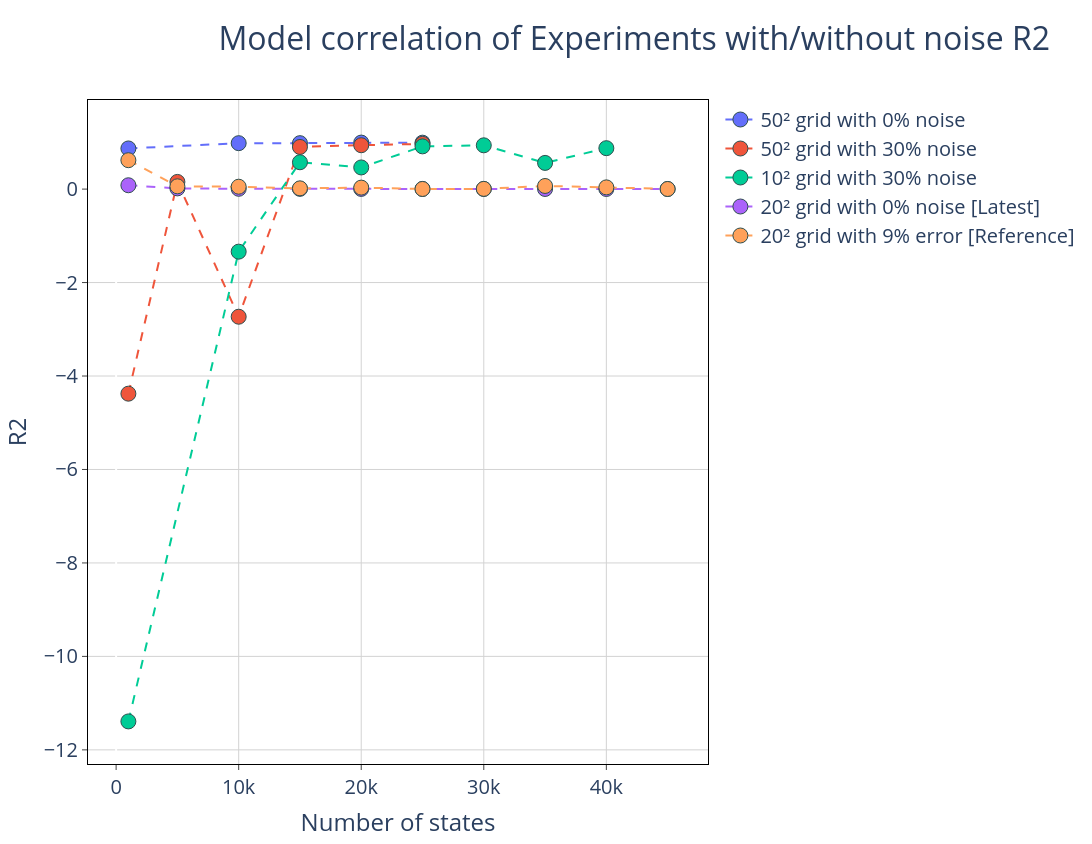

The notebook cell saved with this chart:
### Markdown cell above
## Problems with $R{2}$

### Code cell
# Configuración del subplot
fig = make_subplots(
    rows=1, 
    cols=1, 
     # Actualizado para que coincida con tus datos
)

# Agregar la primera fila (row=1)
fig.add_trace(
    go.Scatter(
        x=df_50_pure['N_states'], 
        y=df_50_pure['R2'], 
        mode='lines+markers', 
        name='50² grid with 0% noise',
        line=dict(dash='dash')
    ),
    row=1, col=1
)

# Agregar la segunda fila (row=2)
fig.add_trace(
    go.Scatter(
        x=df_50_error['N_states'], 
        y=df_50_error['R2'], 
        mode='lines+markers', 
        name='50² grid with 30% noise',
        line=dict(dash='dash')
    ),
    row=1, col=1
)

# Agregar la tercera fila (row=3)
fig.add_trace(
    go.Scatter(
        x=df_10_error['N_states'], 
        y=df_10_error['R2'], 
        mode='lines+markers', 
        name='10² grid with 30% noise',
        line=dict(dash='dash')
    ),
    row=1, col=1
)
#"""
fig.add_trace(go.Scatter(
    x = results_df.loc[results_df['Noise'] == 0.0, 'N_states'],
    y = results_df.loc[results_df['Noise'] == 0.0, 'R2'],
    name="20² grid with 0% noise [Latest]",
    mode='lines+markers',
    line=dict(dash='dash')
))

fig.add_trace(go.Scatter(
    x = results_df.loc[results_df['Noise'] == 9.0, 'N_states'],
    y = results_df.loc[results_df['Noise'] == 9.0, 'R2'],
    name="20² grid with 9% error [Reference]",
    mode='lines+markers',
    line=dict(dash='dash')
))
#"""

fig.update_traces(marker=dict(size=15, line=dict(width=1, color='DarkSlateGrey')))
fig.update_layout(
    height = 844,
    width = 1500,
    font=dict(size=20),
    paper_bgcolor='white',
    plot_bgcolor='white',
    title={
        'text': "Model correlation of Experiments with/without noise R2",
        'font': {'size': 32},
        'x' :0.2
    },
    #title_text="Root Mean Squared Error"
)
fig.update_xaxes(
    mirror=True,
    ticks='outside',
    showline=True,
    linecolor='black',
    gridcolor='lightgrey',
    title_text='Number of states'

)
fig.update_yaxes(
    mirror=True,
    ticks='outside',
    showline=True,
    zeroline=True,
    linecolor='black',
    gridcolor='lightgrey',
    #type='log',
    title_text='R2'
)
fig.show()

### Figure 1 — Plotly figure (JSON) as saved in the notebook; plotly's stock layout.template omitted (floating-point values rounded to 4 significant figures)
{"data": [{"line": {"dash": "dash"}, "marker": {"line": {"color": "DarkSlateGrey", "width": 1}, "size": 15}, "mode": "lines+markers", "name": "50² grid with 0% noise", "type": "scatter", "x": [1000.0, 10000.0, 15000.0, 20000.0, 25000.0], "xaxis": "x", "y": [0.87, 0.9832, 0.9836, 0.9957, 0.9936], "yaxis": "y"}, {"line": {"dash": "dash"}, "marker": {"line": {"color": "DarkSlateGrey", "width": 1}, "size": 15}, "mode": "lines+markers", "name": "50² grid with 30% noise", "type": "scatter", "x": [1000.0, 5000.0, 10000.0, 15000.0, 20000.0, 25000.0], "xaxis": "x", "y": [-4.378, 0.1537, -2.731, 0.9023, 0.9389, 0.9679], "yaxis": "y"}, {"line": {"dash": "dash"}, "marker": {"line": {"color": "DarkSlateGrey", "width": 1}, "size": 15}, "mode": "lines+markers", "name": "10² grid with 30% noise", "type": "scatter", "x": [1000.0, 10000.0, 15000.0, 20000.0, 25000.0, 30000.0, 35000.0, 40000.0], "xaxis": "x", "y": [-11.39, -1.339, 0.5743, 0.4633, 0.9145, 0.9372, 0.561, 0.8763], "yaxis": "y"}, {"line": {"dash": "dash"}, "marker": {"line": {"color": "DarkSlateGrey", "width": 1}, "size": 15}, "mode": "lines+markers", "name": "20² grid with 0% noise [Latest]", "type": "scatter", "x": [1000.0, 5000.0, 10000.0, 15000.0, 20000.0, 25000.0, 30000.0, 35000.0, 40000.0, 45000.0], "y": [0.08247, 0.01512, 0.006576, 0.005322, 0.003639, 0.002705, 0.002699, 0.002918, 0.002343, 0.001652]}, {"line": {"dash": "dash"}, "marker": {"line": {"color": "DarkSlateGrey", "width": 1}, "size": 15}, "mode": "lines+markers", "name": "20² grid with 9% error [Reference]", "type": "scatter", "x": [1000.0, 5000.0, 10000.0, 15000.0, 20000.0, 25000.0, 30000.0, 35000.0, 40000.0, 45000.0], "y": [0.6187, 0.0596, 0.05118, 0.01633, 0.03197, 0.003333, 0.005286, 0.06704, 0.03716, 0.002853]}], "layout": {"font": {"size": 20}, "height": 844, "paper_bgcolor": "white", "plot_bgcolor": "white", "title": {"font": {"size": 32}, "text": "Model correlation of Experiments with/without noise R2", "x": 0.2}, "width": 1500, "xaxis": {"anchor": "y", "domain": [0, 1], "gridcolor": "lightgrey", "linecolor": "black", "mirror": true, "showline": true, "ticks": "outside", "title": {"text": "Number of states"}}, "yaxis": {"anchor": "x", "domain": [0, 1], "gridcolor": "lightgrey", "linecolor": "black", "mirror": true, "showline": true, "ticks": "outside", "title": {"text": "R2"}, "zeroline": true}}}
